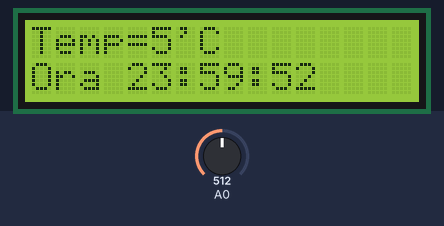
Simulated run of this sketch. Board: Arduino Uno, built with avr-gcc and run on an emulated ATmega328P. Parts: 16×2 character LCD. The test bench sets the inputs (shaded band); at power-on: A0 = 512.

Above: at 1.2 s.
1.3 s: A0 set to 716
At 2.8 s:
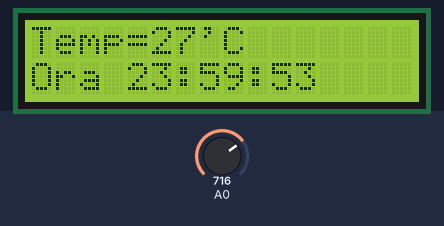
4.3 s: A0 set to 900
At 5.3 s:
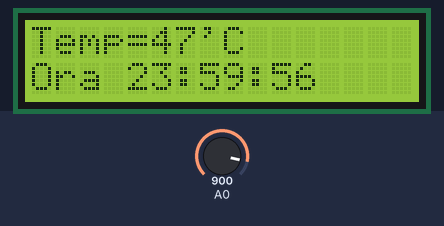
7.3 s: A0 set to 1023
At 8.8 s:
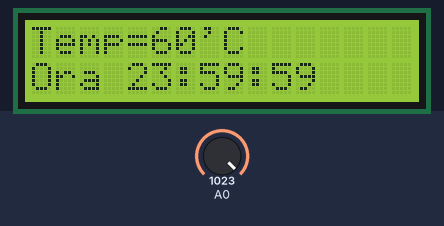
Timing chart, 0 to 10.3 s (numbered marks = the images above; inputs shaded):
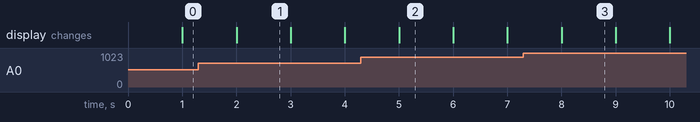

The sketch:

tema2.ino
```cpp
#include <LiquidCrystal.h>

LiquidCrystal lcd(12, 11, 5, 4, 3, 2);

int s = 50, m = 59, h = 23, f;

void initADC() {
  // Prescaler 128 si referinta interna de 1.1V
  ADCSRA |= (1 << ADPS2) | (1 << ADPS1) | (1 << ADPS0);
  ADMUX  |= (1 << REFS1) | (1 << REFS0);
  ADCSRA |= (1 << ADEN);
}

uint16_t read_adc() {
  ADMUX &= 0xF0; // Selecteaza canalul A0
  ADCSRA |= (1 << ADSC); // Porneste conversia
  while (ADCSRA & (1 << ADSC)); // Asteapta finalizarea
  return ADC;
}

void initTimer1() {
  TCCR1A = 0;
  TCCR1B = 0;
  TCCR1B |= (1 << WGM12);  // Mod CTC
  TCCR1B |= (1 << CS12);   // Prescaler 256
  OCR1A = 62499;           // (16MHz / (256 * 1Hz)) - 1
  TIMSK1 |= (1 << OCIE1A); // Intrerupere la comparare A
  sei();
}

ISR(TIMER1_COMPA_vect) {
  s++;
  f = 1;
  if (s >= 60) {
    m++;
    s = 0;
  }
  if (m >= 60) {
    h++;
    m = 0;
  }
  if (h >= 24) {
    h = 0;
  }
}

void setup() {
  initADC();
  initTimer1();
  lcd.begin(16, 2);
}

void caractere2(int x) {
  if (x < 10) {
    lcd.print('0');
  }
  lcd.print(x);
}

void loop() {
  if (f == 1) {
    f = 0;

    // Formula exclusiva pentru LM35 (fara offset de -50.0)
    int t = round(read_adc() * 110.0 / 1024.0 - 50.0);

    lcd.setCursor(0, 0);
    lcd.print("Temp=");
    lcd.print(t);
    // Spatii adaugate pentru a curata eventualele "resturi" de cifre pe ecran
    lcd.print("'C  ");

    lcd.setCursor(0, 1);
    lcd.print("Ora ");
    caractere2(h);
    lcd.print(":");
    caractere2(m);
    lcd.print(":");
    caractere2(s);
  }
}
```

Measured:
- what the display in image 1 shows lasts 1.0 s, from 2.0 s to 3.0 s
